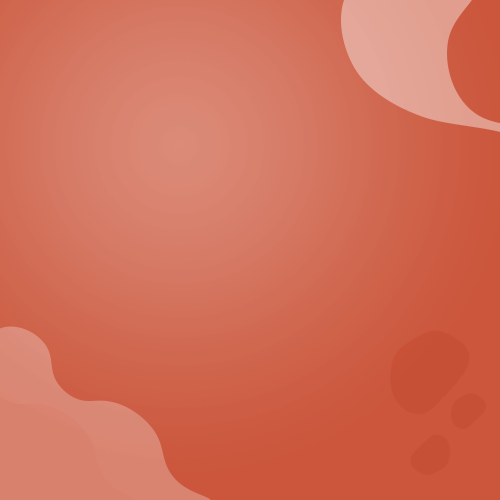
#> input picture RandomNFT/resimler/arkaplan/arkaplan2.png, 1000 x 1000 px (shown at 1/2 size); its folder holds 3 pictures in this run
$ python RandomNFT.py
#> lines starting #> are read from the running program, lines starting #| are printed output that depends on the picture; pictures that were not available may be replaced by others from this repository, and a replacement may not be noted
from PIL import Image
import numpy as np
import random
import json
import os

COUNT = 50

def write_json():
    with open('nft/data.json', 'w') as json_dosya:
        json.dump(nft, json_dosya, indent = 4)

def hue_shift(img, amount):
    hsv_img = img.convert('HSV')
    hsv = np.array(hsv_img)
    hsv[..., 0] = (hsv[..., 0]+amount) % 360
    new_img = Image.fromarray(hsv, 'HSV')
    return new_img.convert('RGB')

def imageGet(path):
#> called with path = 'resimler//arkaplan'
    list = []

    dosyalar = os.listdir(path)

    for dosya in dosyalar:
        if dosya.endswith(".png"):
            list.append(path+"//"+dosya)

    return list


arkaplan = imageGet('resimler//arkaplan')
goz = imageGet('resimler//goz')
kas = imageGet('resimler//kas')
agiz = imageGet('resimler//agiz')

nft = {}

for i in range(COUNT):

    ap = random.choice(arkaplan)
    apr = random.randint(1,50)*10
    img1 = Image.open(ap)
#> img1 is the input picture: PIL image 1000x1000 RGB; mean R, G, B 210.4, 111, 88.6
    img11 = hue_shift(img1, apr)
#> in hue_shift, `hsv_img = img.convert('HSV')`: hsv_img: PIL image 1000x1000 HSV; mean H, S, V 7, 147.9, 210.4
#> in hue_shift, `hsv[..., 0] = (hsv[..., 0]+amount) % 360`: hsv: shape (1000, 1000, 3); mean of channels 0, 1, 2 137, 147.9, 210.4
#> in hue_shift, `return new_img.convert('RGB')`:
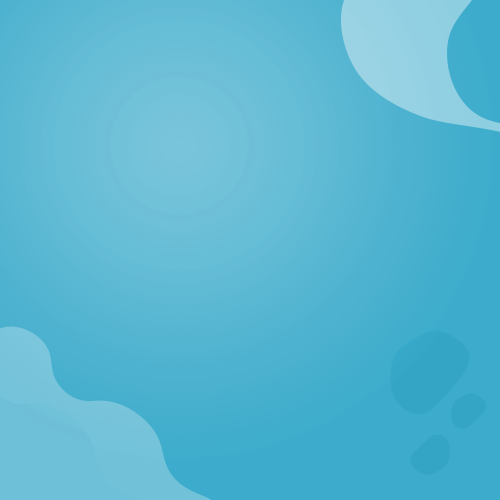
#> returned value: PIL image 1000x1000 RGB (shown at 1/2 size); mean R, G, B 89, 183.2, 210.4

    g = random.choice(goz)
    gr = random.randint(1,50)*10
    img2 = Image.open(g)
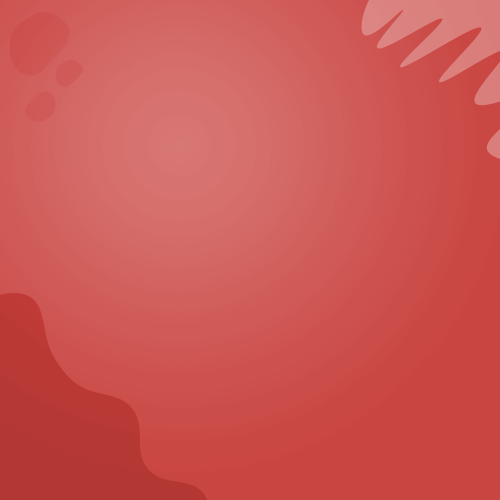
#> input picture RandomNFT/resimler/arkaplan/arkaplan1.png, 1000 x 1000 px, given as the content of the folder resimler/goz, which was not available (shown at 1/2 size)
#> img2 is the input picture: PIL image 1000x1000 RGB; mean R, G, B 205, 86.9, 83.5
    img22 = hue_shift(img2, gr)
#> call 2 of hue_shift, with amount = 30
#> in hue_shift (call 2), `hsv_img = img.convert('HSV')`: hsv_img: PIL image 1000x1000 HSV; mean H, S, V 1, 151.4, 205
#> in hue_shift (call 2), `hsv[..., 0] = (hsv[..., 0]+amount) % 360`: hsv: shape (1000, 1000, 3); mean of channels 0, 1, 2 31, 151.4, 205
#> in hue_shift (call 2), `return new_img.convert('RGB')`:
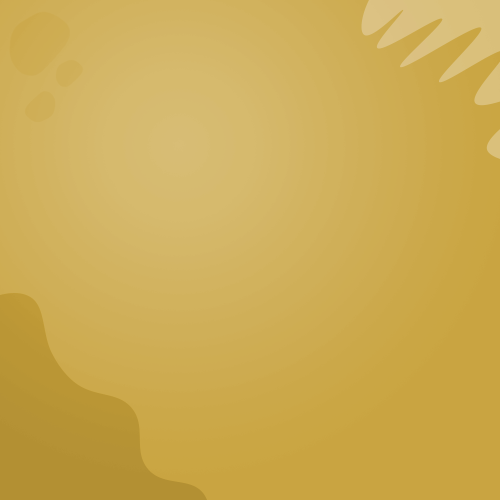
#> returned value: PIL image 1000x1000 RGB (shown at 1/2 size); mean R, G, B 205, 172.3, 83.8

    k = random.choice(kas)
    kr = random.randint(1,50)*10
    img3 = Image.open(k)
    img33 = hue_shift(img3, kr)
#> call 3 of hue_shift, with amount = 330
#> in hue_shift (call 3), `hsv[..., 0] = (hsv[..., 0]+amount) % 360`: hsv: shape (1000, 1000, 3); mean of channels 0, 1, 2 75, 151.4, 205
#> in hue_shift (call 3), `return new_img.convert('RGB')`:
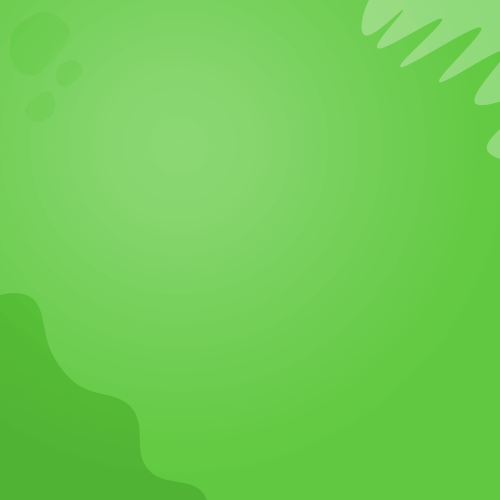
#> returned value: PIL image 1000x1000 RGB (shown at 1/2 size); mean R, G, B 112.4, 205, 83.8

    a = random.choice(agiz)
    ar = random.randint(1,50)*10
    img4 = Image.open(a)
    img44 = hue_shift(img4, ar)
#> in hue_shift (call 4), `hsv[..., 0] = (hsv[..., 0]+amount) % 360`: hsv: shape (1000, 1000, 3); mean of channels 0, 1, 2 5, 151.4, 205

    x = {
        "name": "NFT_" + str(i+1),
        "arkaplan": ap.split('//')[2],
        "arkaplan hue": apr,
        "goz": g.split('//')[2],
        "goz hue": gr,
        "kas": k.split('//')[2],
        "kas hue": kr,
        "agiz": a.split('//')[2],
        "agiz hue": ar
    }

    nft["NFT_" + str(i+1)] = x

#> (the run stopped early here; a loop or call above may not have finished)
